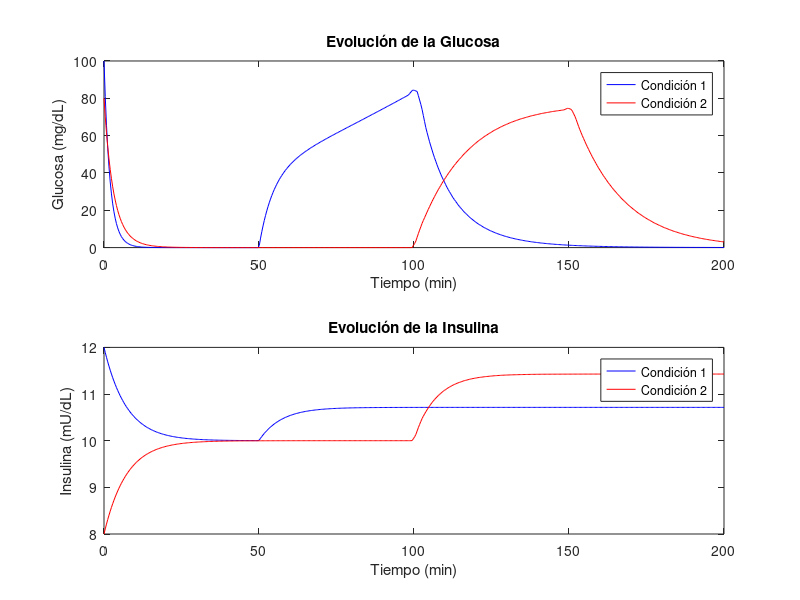

The MATLAB script that drew this image:
function modelo_original()
    % Parámetros del modelo
    p1 = 0.03;  % Tasa de eliminación basal de glucosa
    p2 = 0.02;  % Tasa de eliminación de la acción de la insulina
    p3 = 0.0005; % Sensibilidad de la glucosa a la insulina
    n = 0.14;   % Tasa de eliminación de la insulina
    VL = 10;    % Volumen de distribución de la insulina
    IB = 10;    % Nivel basal de insulina
    GB = 90;    % Nivel basal de glucosa

    % Condiciones iniciales: Dos escenarios diferentes
    CI1 = [100; 0.5; 12];  % [G, X, I] (mayor glucosa inicial)
    CI2 = [80; 0.3; 8];    % [G, X, I] (menor glucosa inicial)

    % Tiempo de simulación
    tspan = [0 200];

    % Definir perturbaciones y variables manipuladas
    h1 = @(t) 10 * (t > 50 & t < 100);  % Ingesta de glucosa (perturbación)
    h2 = @(t) 5 * (t > 100 & t < 150);
    
    i1 = @(t) 1 * (t > 50);  % Infusión de insulina (variable manipulada)
    i2 = @(t) 2 * (t > 100);

    % Simulación para ambas condiciones
    [t1, y1] = ode45(@(t, y) modelo(t, y, p1, p2, p3, n, VL, IB, h1, i1), tspan, CI1);
    [t2, y2] = ode45(@(t, y) modelo(t, y, p1, p2, p3, n, VL, IB, h2, i2), tspan, CI2);

    % Crear un conjunto común de puntos de tiempo
    t_common = linspace(0, 200, 500); % 500 puntos equidistantes en el tiempo
    
    % Interpolar los resultados en los mismos puntos de tiempo
    y1_interp = interp1(t1, y1, t_common, 'linear');
    y2_interp = interp1(t2, y2, t_common, 'linear');

    % Graficar resultados
    figure;
    subplot(2,1,1);
    plot(t_common, y1_interp(:,1), 'b', t_common, y2_interp(:,1), 'r');
    xlabel('Tiempo (min)'); ylabel('Glucosa (mg/dL)');
    legend('Condición 1', 'Condición 2'); title('Evolución de la Glucosa');

    subplot(2,1,2);
    plot(t_common, y1_interp(:,3), 'b', t_common, y2_interp(:,3), 'r');
    xlabel('Tiempo (min)'); ylabel('Insulina (mU/dL)');
    legend('Condición 1', 'Condición 2'); title('Evolución de la Insulina');

end

function dydt = modelo(t, y, p1, p2, p3, n, VL, IB, h, i)
    G = y(1);
    X = y(2);
    I = y(3);
    
    % Evaluar las funciones de perturbación e insulina
    h_t = h(t);
    i_t = i(t);
    
    dGdt = -p1 * G - X * G + h_t;
    dXdt = -p2 * X + p3 * (I - IB);
    dIdt = -n * (I - IB) + i_t / VL;
    
    dydt = [dGdt; dXdt; dIdt];
end
